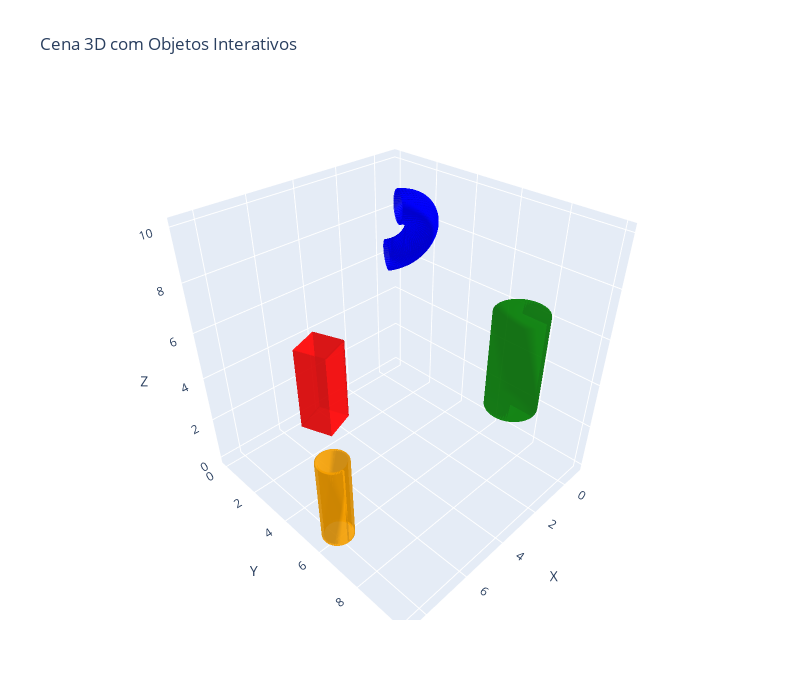

Notebook cell for this chart:
### Markdown cell above
---

## 2) Componha uma cena com todos os sólidos no sistema de coordenadas do mundo:

  a. Use **transformações de escala, rotação e translação** para evitar interseções entre os objetos.

  b. O **maior valor permitido** em qualquer componente de vértice é `10`.  
     Aplique escalas para respeitar esse limite.

  c. Mostre todos os sólidos em uma **visualização 3D**.

---

### Code cell
# 1. Modele e transforme individualmente
from utils import normalizar_cena, plotar_malhas_3d_multiplos, plotar_malhas_interativas

cano_reto.aplicar_translacao([0, 0, 0])
cano_reto.aplicar_rotacao('z', 90)
cano_reto.aplicar_translacao([8, 6, 0])

cano_curvado.aplicar_translacao([1, 0, 7])
cano_curvado.aplicar_escala(sx=1.5,sy=1.5, sz=1.5)
cano_curvado.aplicar_rotacao('z', 60)

cilindro.aplicar_escala(sx=0.5,sy=0.5, sz=0.5)
cilindro.aplicar_rotacao('z', 90)
cilindro.aplicar_translacao([1, 8, 3])

paralelepipedo.aplicar_escala(sx=1, sy=1, sz=0.5)
paralelepipedo.aplicar_rotacao('z', 20)
paralelepipedo.aplicar_translacao([4, 0, 0])


reta.aplicar_escala(sx=1.5,sy=1.5, sz=1.5)
reta.aplicar_translacao([7, 6, 9 ])

cano_reto.vertices = normalizar_cena(cano_reto.vertices)
cano_curvado.vertices = normalizar_cena(cano_curvado.vertices)
cilindro.vertices = normalizar_cena(cilindro.vertices)
paralelepipedo.vertices = normalizar_cena(paralelepipedo.vertices)
reta.vertices = normalizar_cena(reta.vertices)


# 2. Atribuir faces
cano_reto.atribuir_faces()
cano_curvado.atribuir_faces()
cilindro.atribuir_faces()
paralelepipedo.atribuir_faces()
reta.atribuir_faces()

# 3. Unir todos os vértices e faces
vertices_total = (
    cano_reto.vertices +
    cano_curvado.vertices +
    cilindro.vertices +
    paralelepipedo.vertices +
    reta.vertices
)

faces_total = (
    cano_reto.faces +
    cano_curvado.faces +
    cilindro.faces +
    paralelepipedo.faces +
    reta.faces
)

objetos = [
    (cano_reto.vertices, cano_reto.faces, "orange", "Cano Reto"),
    (cano_curvado.vertices, cano_curvado.faces, "blue", "Cano Curvado"),
    (cilindro.vertices, cilindro.faces, "green", "Cilindro"),
    (paralelepipedo.vertices, paralelepipedo.faces, "red", "Paralelepípedo"),
    (reta.vertices, reta.faces, "brown", "Reta")
]

plotar_malhas_interativas(objetos, titulo="Cena 3D com Objetos Interativos")

plotar_malhas_3d_multiplos(objetos, titulo="Cena 3D com Objetos Coloridos")

### Figure 1 — Plotly figure (JSON) as saved in the notebook; plotly's stock layout.template omitted (floating-point values rounded to 4 significant figures; data arrays with more than 128 entries replaced by an {"elided": "..."} marker saying what was removed)
{"data": [{"color": "orange", "hoverinfo": "skip", "i": {"elided": "480 int values"}, "j": {"elided": "480 int values"}, "k": {"elided": "480 int values"}, "name": "Cano Reto", "opacity": 0.7, "type": "mesh3d", "x": {"elided": "240 float values"}, "y": {"elided": "240 float values"}, "z": {"elided": "240 float values"}}, {"color": "blue", "hoverinfo": "skip", "i": {"elided": "18880 int values"}, "j": {"elided": "18880 int values"}, "k": {"elided": "18880 int values"}, "name": "Cano Curvado", "opacity": 0.7, "type": "mesh3d", "x": {"elided": "4800 float values"}, "y": {"elided": "4800 float values"}, "z": {"elided": "4800 float values"}}, {"color": "green", "hoverinfo": "skip", "i": {"elided": "256 int values"}, "j": {"elided": "256 int values"}, "k": {"elided": "256 int values"}, "name": "Cilindro", "opacity": 0.7, "type": "mesh3d", "x": {"elided": "130 float values"}, "y": {"elided": "130 float values"}, "z": {"elided": "130 float values"}}, {"color": "red", "hoverinfo": "skip", "i": {"elided": "7500 int values"}, "j": {"elided": "7500 int values"}, "k": {"elided": "7500 int values"}, "name": "Paralelepípedo", "opacity": 0.7, "type": "mesh3d", "x": {"elided": "17576 float values"}, "y": {"elided": "17576 float values"}, "z": {"elided": "17576 float values"}}, {"color": "brown", "hoverinfo": "skip", "i": [0], "j": [1], "k": [1], "name": "Reta", "opacity": 0.7, "type": "mesh3d", "x": [5.833, 5.833], "y": [5.0, 10.0], "z": [7.5, 7.5]}], "layout": {"height": 700, "scene": {"aspectmode": "data", "xaxis": {"title": {"text": "X"}}, "yaxis": {"title": {"text": "Y"}}, "zaxis": {"title": {"text": "Z"}}}, "showlegend": true, "title": {"text": "Cena 3D com Objetos Interativos"}, "width": 800}}
